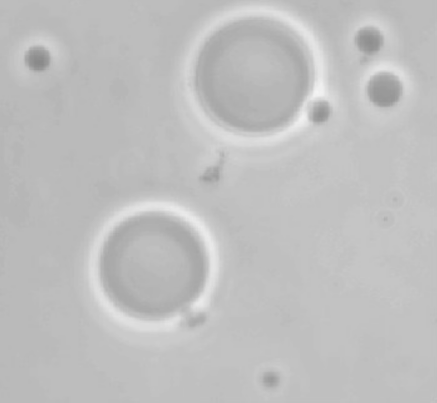
#> input picture Lab 8/Lab 8 Thresholding/thGonz.tif, 437 x 403 px
$ python otsu_solution.py
#> lines starting #> are read from the running program, lines starting #| are printed output that depends on the picture; after the words box and inside, x2 and y2 are one past the last pixel; in counts of white or black regions, pixels touching at a corner belong together
import math
from statistics import variance

import matplotlib.pyplot as plt
import numpy as np
from PIL import Image

# Neu
threshold_values = {}
threshold = 0
pixel_intensity = [1]


def histogram(image):
    row, col = image.shape
    pixel_intensity = np.zeros(256)
    for i in range(0, row):
        for j in range(0, col):
            pixel_intensity[image[i, j]] += 1
    x = np.arange(0, 256)
    plt.bar(x, pixel_intensity, color='b', width=5, align='center', alpha=0.25)
    plt.show()
    return pixel_intensity


# [32 lines left out: functions countPixel, weight, mean, variance, not called in this run]
#Neu

def basic_thresholding(image):
    t = np.mean(image.flatten()).astype(int)

    # Calculate the basic threshold
    # <-- your input

    bin_img = image > t
    return bin_img, t


def my_otsu(image):
    # dummy variables, replace with your own code:
    threshold = 128
    between_class_variance = 0
    separability = 0
    # until here

    binary_image = image >= threshold
    return binary_image, between_class_variance, threshold, separability


# [33 lines left out: function threshold, not called in this run]

def main():
    # image = np.asarray(Image.open("polymersome_cells_10_36.png"))
    image = np.asarray(Image.open("thGonz.tif"))
#> image is the input picture: shape (403, 437); min 137, max 244, mean 191

    # image = np.asarray(Image.open("binary_test_image.png"))
    if len(image.shape) == 3:
        image = image[:, :, 0]

     # Neu
    pixel_intensity = histogram(image)
#> in histogram, `plt.show()`:
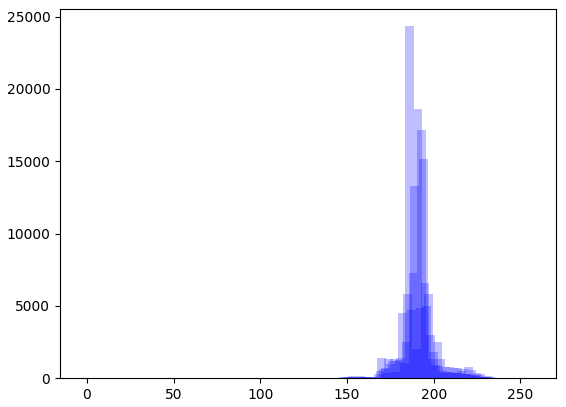
#> figure drawn by matplotlib, 1 panel; tallest bar 24334 high, from x = 183.5 to 188.5
#> pixel_intensity = 256 values, max 24334 at index 186, min 0 at index 0, mean 687.9
    # threshold_values, variance_within_class, variance_between_classes = threshold(pixel_intensity)
    # Neu

    binary_image, t = basic_thresholding(image)
#> in basic_thresholding, `t = np.mean(image.flatten()).astype(int)`: t = 191
#> in basic_thresholding, `bin_img = image > t`:
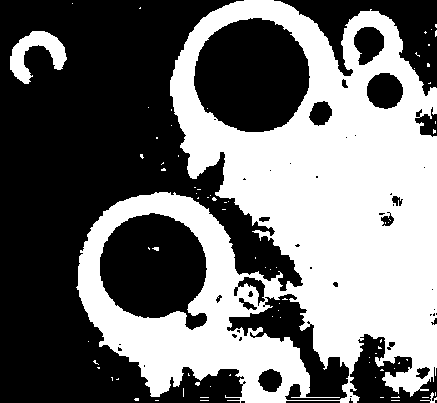
#> bin_img: shape (403, 437) bool; 43.9% white; 78 white regions (74 under 20 px), largest, box (x1, y1, x2, y2) and area: (76, 0, 437, 403) 75589, (10, 31, 67, 84) 1362, (420, 392, 437, 403) 47, (152, 247, 159, 251) 20
#> t = 191
    print("Basic Thresholding. Output Threshold: " + str(t))
#| Basic Thresholding. Output Threshold: 191

    plt.imshow(binary_image.astype(int), cmap="gray")
    plt.show()
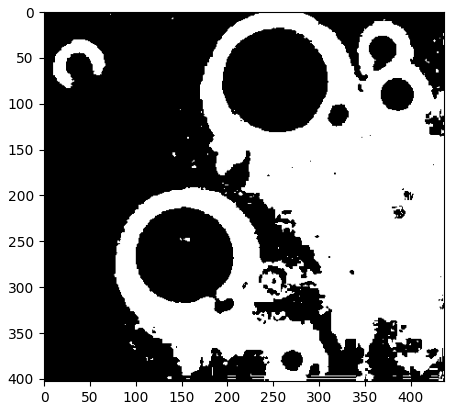
#> figure drawn by matplotlib, 1 panel

    binary_image, between_class_variance, threshold, separability = my_otsu(image)
#> in my_otsu, `binary_image = image >= threshold`: binary_image: shape (403, 437) bool; every value is 1
#> between_class_variance = 0; threshold = 128; separability = 0

    print("Otsu's Method. Output Threshold: " + str(threshold))
#| Otsu's Method. Output Threshold: 128
    print("Separability: " + str(separability))
#| Separability: 0
    # print(separability)

    plt.plot(between_class_variance * 100)
    plt.show()
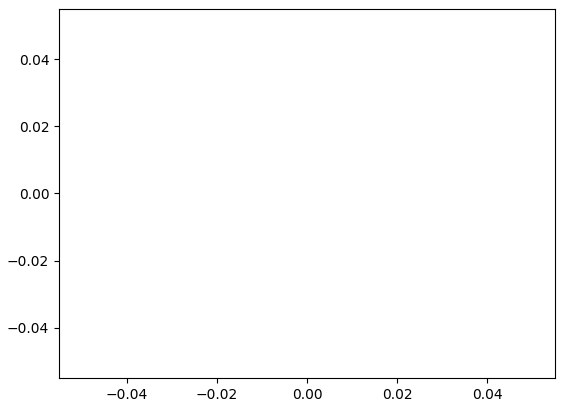
#> figure drawn by matplotlib, 1 panel

    plt.imshow(binary_image.astype(int), cmap="gray")
    plt.show()
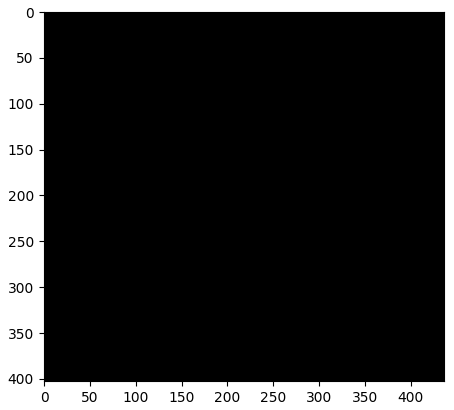
#> figure drawn by matplotlib, 1 panel


if __name__ == "__main__":
    main()
